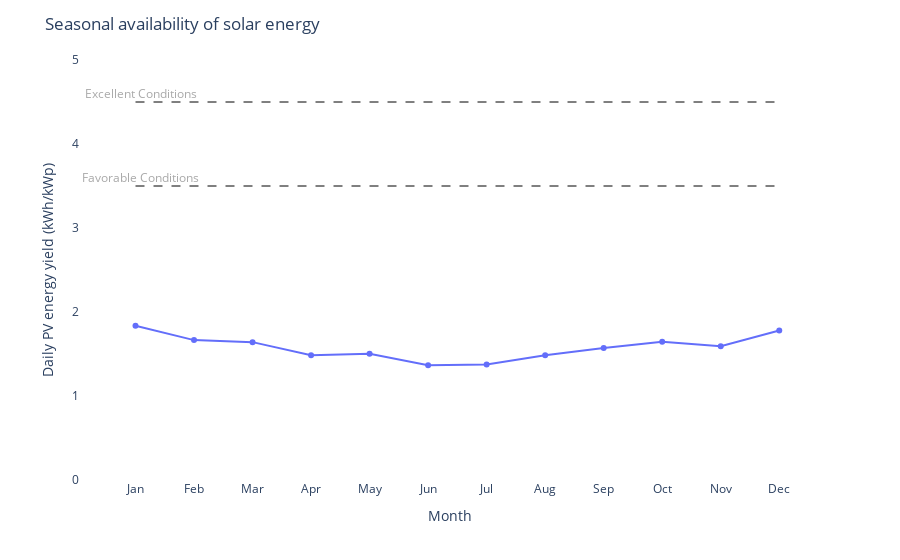

Source (notebook cell):
### Markdown cell above
Photovoltaic Power Potential

### Code cell
extract_monthly_stats()

### Figure 1 — Plotly figure (JSON) as saved in the notebook; plotly's stock layout.template omitted (floating-point values rounded to 4 significant figures)
{"data": [{"hovertemplate": "month=%{x}<br>daily=%{y}<extra></extra>", "legendgroup": "", "line": {"color": "#636efa", "dash": "solid"}, "marker": {"symbol": "circle"}, "mode": "lines+markers", "name": "", "orientation": "v", "showlegend": false, "type": "scatter", "x": [1, 2, 3, 4, 5, 6, 7, 8, 9, 10, 11, 12], "xaxis": "x", "y": [1.835, 1.665, 1.641, 1.485, 1.502, 1.367, 1.374, 1.486, 1.571, 1.645, 1.592, 1.78], "yaxis": "y"}], "layout": {"annotations": [{"font": {"color": "darkgrey"}, "showarrow": false, "text": "Excellent Conditions", "x": 1, "xshift": 5, "y": 4.6}, {"font": {"color": "darkgrey"}, "showarrow": false, "text": "Favorable Conditions", "x": 1, "xshift": 5, "y": 3.6}], "legend": {"tracegroupgap": 0}, "margin": {"t": 60}, "plot_bgcolor": "white", "shapes": [{"line": {"color": "black", "dash": "dash", "width": 1}, "type": "line", "x0": 1, "x1": 12, "y0": 3.5, "y1": 3.5}, {"line": {"color": "black", "dash": "dash", "width": 1}, "type": "line", "x0": 1, "x1": 12, "y0": 4.5, "y1": 4.5}], "title": {"text": "Seasonal availability of solar energy"}, "xaxis": {"anchor": "y", "domain": [0, 1], "showgrid": true, "ticktext": ["Jan", "Feb", "Mar", "Apr", "May", "Jun", "Jul", "Aug", "Sep", "Oct", "Nov", "Dec"], "tickvals": [1, 2, 3, 4, 5, 6, 7, 8, 9, 10, 11, 12], "title": {"text": "Month"}, "zeroline": false}, "yaxis": {"anchor": "x", "domain": [0, 1], "range": [0, 5], "title": {"text": "Daily PV energy yield (kWh/kWp)"}}}}
